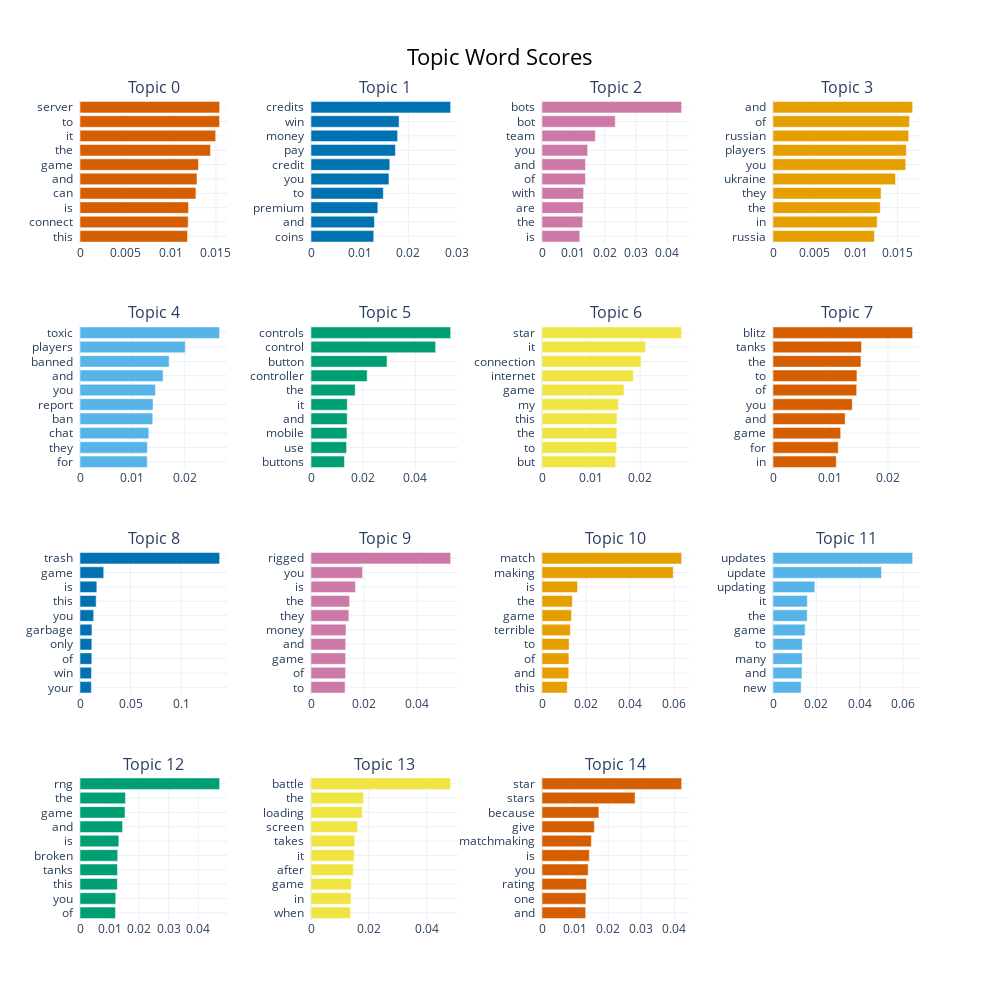

The cell this chart's notebook holds for it:
### Code cell
neg_topic_model.visualize_barchart(top_n_topics = 15, n_words = 10)

### Figure 1 — Plotly figure (JSON) as saved in the notebook; plotly's stock layout.template omitted (floating-point values rounded to 4 significant figures)
{"data": [{"marker": {"color": "#D55E00"}, "orientation": "h", "type": "bar", "x": [0.01187, 0.01193, 0.01197, 0.01279, 0.0129, 0.01307, 0.01439, 0.01497, 0.0154, 0.01541], "xaxis": "x", "y": ["this  ", "connect  ", "is  ", "can  ", "and  ", "game  ", "the  ", "it  ", "to  ", "server  "], "yaxis": "y"}, {"marker": {"color": "#0072B2"}, "orientation": "h", "type": "bar", "x": [0.01289, 0.01304, 0.01373, 0.01485, 0.01601, 0.01618, 0.01734, 0.01778, 0.01809, 0.02868], "xaxis": "x2", "y": ["coins  ", "and  ", "premium  ", "to  ", "you  ", "credit  ", "pay  ", "money  ", "win  ", "credits  "], "yaxis": "y2"}, {"marker": {"color": "#CC79A7"}, "orientation": "h", "type": "bar", "x": [0.01205, 0.013, 0.01314, 0.01328, 0.01385, 0.01388, 0.01456, 0.01702, 0.02337, 0.04454], "xaxis": "x3", "y": ["is  ", "the  ", "are  ", "with  ", "of  ", "and  ", "you  ", "team  ", "bot  ", "bots  "], "yaxis": "y3"}, {"marker": {"color": "#E69F00"}, "orientation": "h", "type": "bar", "x": [0.01222, 0.01254, 0.01292, 0.01302, 0.01475, 0.01598, 0.01606, 0.01634, 0.01643, 0.01682], "xaxis": "x4", "y": ["russia  ", "in  ", "the  ", "they  ", "ukraine  ", "you  ", "players  ", "russian  ", "of  ", "and  "], "yaxis": "y4"}, {"marker": {"color": "#56B4E9"}, "orientation": "h", "type": "bar", "x": [0.01282, 0.01285, 0.01312, 0.01388, 0.01393, 0.0144, 0.01585, 0.017, 0.02008, 0.02663], "xaxis": "x5", "y": ["for  ", "they  ", "chat  ", "ban  ", "report  ", "you  ", "and  ", "banned  ", "players  ", "toxic  "], "yaxis": "y5"}, {"marker": {"color": "#009E73"}, "orientation": "h", "type": "bar", "x": [0.01283, 0.01366, 0.0138, 0.01389, 0.01392, 0.01696, 0.02154, 0.02916, 0.04782, 0.05357], "xaxis": "x6", "y": ["buttons  ", "use  ", "mobile  ", "and  ", "it  ", "the  ", "controller  ", "button  ", "control  ", "controls  "], "yaxis": "y6"}, {"marker": {"color": "#F0E442"}, "orientation": "h", "type": "bar", "x": [0.015, 0.01521, 0.01524, 0.01526, 0.01559, 0.01669, 0.0186, 0.02018, 0.02109, 0.02844], "xaxis": "x7", "y": ["but  ", "to  ", "the  ", "this  ", "my  ", "game  ", "internet  ", "connection  ", "it  ", "star  "], "yaxis": "y7"}, {"marker": {"color": "#D55E00"}, "orientation": "h", "type": "bar", "x": [0.01101, 0.01135, 0.01177, 0.01255, 0.01379, 0.01455, 0.01461, 0.0153, 0.01541, 0.02429], "xaxis": "x8", "y": ["in  ", "for  ", "game  ", "and  ", "you  ", "of  ", "to  ", "the  ", "tanks  ", "blitz  "], "yaxis": "y8"}, {"marker": {"color": "#0072B2"}, "orientation": "h", "type": "bar", "x": [0.01121, 0.01136, 0.01171, 0.01172, 0.01181, 0.01353, 0.01599, 0.01666, 0.02346, 0.1381], "xaxis": "x9", "y": ["your  ", "win  ", "of  ", "only  ", "garbage  ", "you  ", "this  ", "is  ", "game  ", "trash  "], "yaxis": "y9"}, {"marker": {"color": "#CC79A7"}, "orientation": "h", "type": "bar", "x": [0.01287, 0.01305, 0.01307, 0.0131, 0.01322, 0.01429, 0.01456, 0.01677, 0.01947, 0.0527], "xaxis": "x10", "y": ["to  ", "of  ", "game  ", "and  ", "money  ", "they  ", "the  ", "is  ", "you  ", "rigged  "], "yaxis": "y10"}, {"marker": {"color": "#E69F00"}, "orientation": "h", "type": "bar", "x": [0.01147, 0.01217, 0.01223, 0.01231, 0.01289, 0.01342, 0.01381, 0.01615, 0.05966, 0.06348], "xaxis": "x11", "y": ["this  ", "and  ", "of  ", "to  ", "terrible  ", "game  ", "the  ", "is  ", "making  ", "match  "], "yaxis": "y11"}, {"marker": {"color": "#56B4E9"}, "orientation": "h", "type": "bar", "x": [0.01297, 0.01336, 0.01347, 0.01352, 0.01483, 0.0158, 0.01585, 0.01927, 0.05006, 0.06441], "xaxis": "x12", "y": ["new  ", "and  ", "many  ", "to  ", "game  ", "the  ", "it  ", "updating  ", "update  ", "updates  "], "yaxis": "y12"}, {"marker": {"color": "#009E73"}, "orientation": "h", "type": "bar", "x": [0.01201, 0.01209, 0.01262, 0.01266, 0.01274, 0.01313, 0.01438, 0.01521, 0.01537, 0.0472], "xaxis": "x13", "y": ["of  ", "you  ", "this  ", "tanks  ", "broken  ", "is  ", "and  ", "game  ", "the  ", "rng  "], "yaxis": "y13"}, {"marker": {"color": "#F0E442"}, "orientation": "h", "type": "bar", "x": [0.01366, 0.01384, 0.01394, 0.01463, 0.01493, 0.01511, 0.01608, 0.01771, 0.01817, 0.04829], "xaxis": "x14", "y": ["when  ", "in  ", "game  ", "after  ", "it  ", "takes  ", "screen  ", "loading  ", "the  ", "battle  "], "yaxis": "y14"}, {"marker": {"color": "#D55E00"}, "orientation": "h", "type": "bar", "x": [0.01319, 0.01327, 0.01343, 0.01394, 0.01429, 0.01491, 0.0158, 0.01718, 0.02811, 0.04218], "xaxis": "x15", "y": ["and  ", "one  ", "rating  ", "you  ", "is  ", "matchmaking  ", "give  ", "because  ", "stars  ", "star  "], "yaxis": "y15"}], "layout": {"annotations": [{"font": {"size": 16}, "showarrow": false, "text": "Topic 0", "x": 0.0875, "xanchor": "center", "xref": "paper", "y": 1, "yanchor": "bottom", "yref": "paper"}, {"font": {"size": 16}, "showarrow": false, "text": "Topic 1", "x": 0.3625, "xanchor": "center", "xref": "paper", "y": 1, "yanchor": "bottom", "yref": "paper"}, {"font": {"size": 16}, "showarrow": false, "text": "Topic 2", "x": 0.6375, "xanchor": "center", "xref": "paper", "y": 1, "yanchor": "bottom", "yref": "paper"}, {"font": {"size": 16}, "showarrow": false, "text": "Topic 3", "x": 0.9125, "xanchor": "center", "xref": "paper", "y": 1, "yanchor": "bottom", "yref": "paper"}, {"font": {"size": 16}, "showarrow": false, "text": "Topic 4", "x": 0.0875, "xanchor": "center", "xref": "paper", "y": 0.725, "yanchor": "bottom", "yref": "paper"}, {"font": {"size": 16}, "showarrow": false, "text": "Topic 5", "x": 0.3625, "xanchor": "center", "xref": "paper", "y": 0.725, "yanchor": "bottom", "yref": "paper"}, {"font": {"size": 16}, "showarrow": false, "text": "Topic 6", "x": 0.6375, "xanchor": "center", "xref": "paper", "y": 0.725, "yanchor": "bottom", "yref": "paper"}, {"font": {"size": 16}, "showarrow": false, "text": "Topic 7", "x": 0.9125, "xanchor": "center", "xref": "paper", "y": 0.725, "yanchor": "bottom", "yref": "paper"}, {"font": {"size": 16}, "showarrow": false, "text": "Topic 8", "x": 0.0875, "xanchor": "center", "xref": "paper", "y": 0.45, "yanchor": "bottom", "yref": "paper"}, {"font": {"size": 16}, "showarrow": false, "text": "Topic 9", "x": 0.3625, "xanchor": "center", "xref": "paper", "y": 0.45, "yanchor": "bottom", "yref": "paper"}, {"font": {"size": 16}, "showarrow": false, "text": "Topic 10", "x": 0.6375, "xanchor": "center", "xref": "paper", "y": 0.45, "yanchor": "bottom", "yref": "paper"}, {"font": {"size": 16}, "showarrow": false, "text": "Topic 11", "x": 0.9125, "xanchor": "center", "xref": "paper", "y": 0.45, "yanchor": "bottom", "yref": "paper"}, {"font": {"size": 16}, "showarrow": false, "text": "Topic 12", "x": 0.0875, "xanchor": "center", "xref": "paper", "y": 0.175, "yanchor": "bottom", "yref": "paper"}, {"font": {"size": 16}, "showarrow": false, "text": "Topic 13", "x": 0.3625, "xanchor": "center", "xref": "paper", "y": 0.175, "yanchor": "bottom", "yref": "paper"}, {"font": {"size": 16}, "showarrow": false, "text": "Topic 14", "x": 0.6375, "xanchor": "center", "xref": "paper", "y": 0.175, "yanchor": "bottom", "yref": "paper"}], "height": 1000, "hoverlabel": {"bgcolor": "white", "font": {"family": "Rockwell", "size": 16}}, "showlegend": false, "title": {"font": {"color": "Black", "size": 22}, "text": "Topic Word Scores", "x": 0.5, "xanchor": "center", "yanchor": "top"}, "width": 1000, "xaxis": {"anchor": "y", "domain": [0, 0.175], "showgrid": true}, "xaxis10": {"anchor": "y10", "domain": [0.275, 0.45], "showgrid": true}, "xaxis11": {"anchor": "y11", "domain": [0.55, 0.725], "showgrid": true}, "xaxis12": {"anchor": "y12", "domain": [0.825, 1], "showgrid": true}, "xaxis13": {"anchor": "y13", "domain": [0, 0.175], "showgrid": true}, "xaxis14": {"anchor": "y14", "domain": [0.275, 0.45], "showgrid": true}, "xaxis15": {"anchor": "y15", "domain": [0.55, 0.725], "showgrid": true}, "xaxis16": {"anchor": "y16", "domain": [0.825, 1], "showgrid": true}, "xaxis2": {"anchor": "y2", "domain": [0.275, 0.45], "showgrid": true}, "xaxis3": {"anchor": "y3", "domain": [0.55, 0.725], "showgrid": true}, "xaxis4": {"anchor": "y4", "domain": [0.825, 1], "showgrid": true}, "xaxis5": {"anchor": "y5", "domain": [0, 0.175], "showgrid": true}, "xaxis6": {"anchor": "y6", "domain": [0.275, 0.45], "showgrid": true}, "xaxis7": {"anchor": "y7", "domain": [0.55, 0.725], "showgrid": true}, "xaxis8": {"anchor": "y8", "domain": [0.825, 1], "showgrid": true}, "xaxis9": {"anchor": "y9", "domain": [0, 0.175], "showgrid": true}, "yaxis": {"anchor": "x", "domain": [0.825, 1], "showgrid": true}, "yaxis10": {"anchor": "x10", "domain": [0.275, 0.45], "showgrid": true}, "yaxis11": {"anchor": "x11", "domain": [0.275, 0.45], "showgrid": true}, "yaxis12": {"anchor": "x12", "domain": [0.275, 0.45], "showgrid": true}, "yaxis13": {"anchor": "x13", "domain": [0, 0.175], "showgrid": true}, "yaxis14": {"anchor": "x14", "domain": [0, 0.175], "showgrid": true}, "yaxis15": {"anchor": "x15", "domain": [0, 0.175], "showgrid": true}, "yaxis16": {"anchor": "x16", "domain": [0, 0.175], "showgrid": true}, "yaxis2": {"anchor": "x2", "domain": [0.825, 1], "showgrid": true}, "yaxis3": {"anchor": "x3", "domain": [0.825, 1], "showgrid": true}, "yaxis4": {"anchor": "x4", "domain": [0.825, 1], "showgrid": true}, "yaxis5": {"anchor": "x5", "domain": [0.55, 0.725], "showgrid": true}, "yaxis6": {"anchor": "x6", "domain": [0.55, 0.725], "showgrid": true}, "yaxis7": {"anchor": "x7", "domain": [0.55, 0.725], "showgrid": true}, "yaxis8": {"anchor": "x8", "domain": [0.55, 0.725], "showgrid": true}, "yaxis9": {"anchor": "x9", "domain": [0.275, 0.45], "showgrid": true}}}
